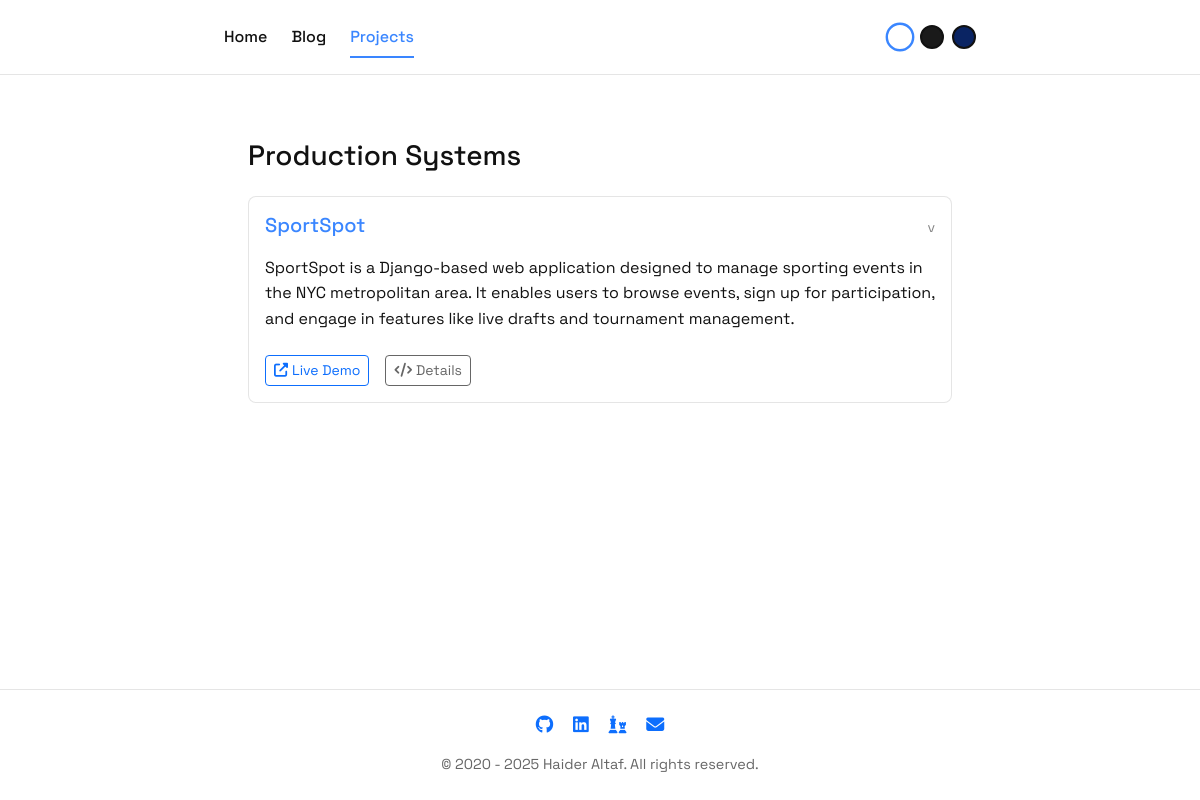
The page /projects/ on the database as committed earlier.
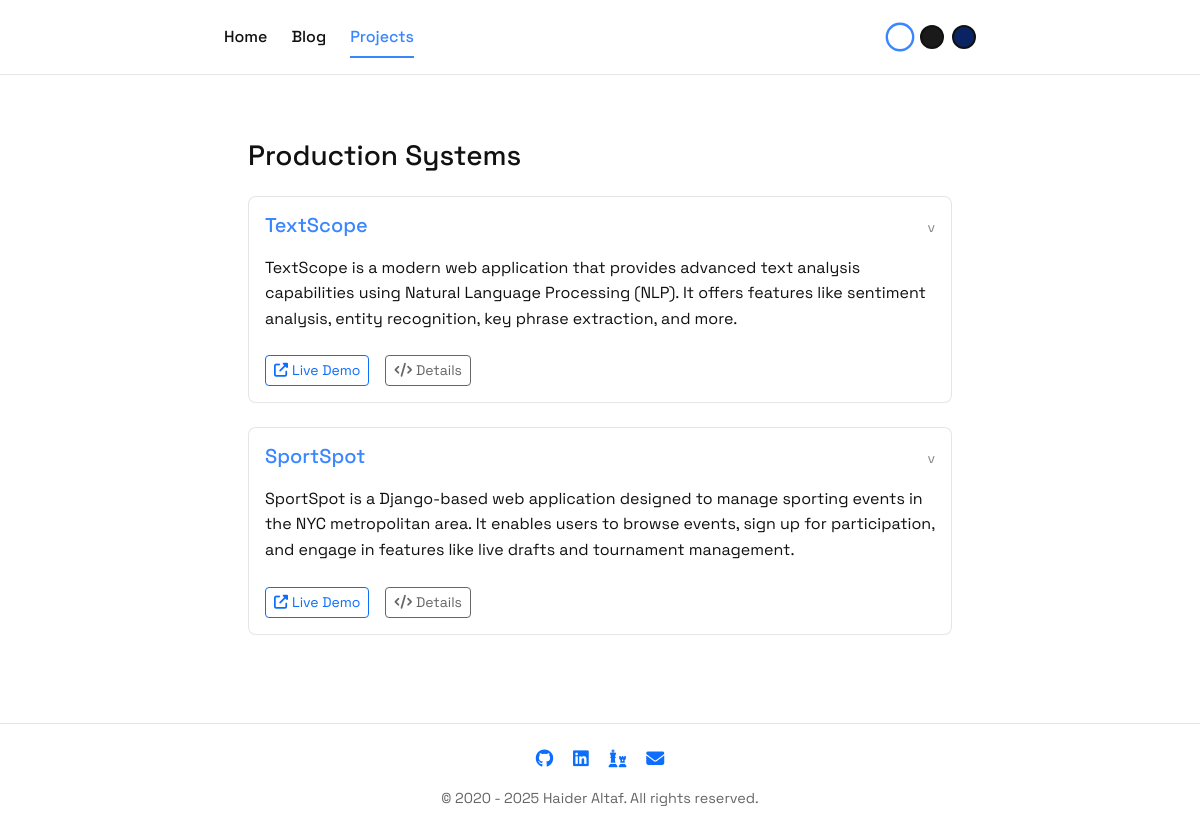
The same page on the database as committed later.
### main/models.py (models this page shows, shortened)
class Project(models.Model):
    title = models.CharField(max_length=200)
    description = models.TextField()
    url = models.URLField(blank=True, null=True)
    created_at = models.DateTimeField(default=timezone.now)
    updated_at = models.DateTimeField(auto_now=True)

### main/views.py (the view)
# urls.py: path("projects/", views.ProjectListView.as_view(), name="project_list"),
class ProjectListView(ListView):
    model = Project
    template_name = "main/project_list.html"
    context_object_name = "projects"
    ordering = ['-created_at']
    paginate_by = 5

### main/templates/main/project_list.html (shortened to what this page needs)
{% extends "main/layout.html" %}
{% block content %}
<section class="project-list">
    <div class="d-flex justify-content-between align-items-center mb-4">
        <h1 class="h3 mb-0">Production Systems</h1>
    </div>
    <div class="project-grid">
        {% for project in projects %}
        <div class="card mb-4">
            <div class="card-body">
                <div class="d-flex justify-content-between align-items-baseline mb-3">
                    <h3 class="h5 mb-0">
                        <a href="{% url 'main:project_detail' project.pk %}" class="text-decoration-none">{{ project.title }}</a>
                    </h3>
                    <small class="text-muted">v{{ project.version }}</small>
                </div>
                <p class="mb-4">{{ project.description }}</p>
                <div class="d-flex gap-3">
                    {% if project.url %}
                    <a href="{{ project.url }}" target="_blank" class="btn btn-outline-primary btn-sm">
                        <i class="fas fa-external-link-alt me-1"></i>Live Demo
                    </a>
                    {% endif %}
                    <a href="{% url 'main:project_detail' project.pk %}" class="btn btn-outline-secondary btn-sm">
                        <i class="fas fa-code me-1"></i>Details
                    </a>
                </div>
            </div>
        </div>
        {% empty %}
        <div class="card">
            <div class="card-body">
                <p class="text-muted mb-0">No projects available.</p>
            </div>
        </div>
        {% endfor %}
    </div>
</section>
{% endblock %}

### main/templates/main/layout.html (shortened to what this page needs)
{% load static year_range %}
<!DOCTYPE html>
<html lang="en">
<head>
    <link href="https://cdn.jsdelivr.net/npm/bootstrap@5.3.0/dist/css/bootstrap.min.css" rel="stylesheet">
    <link rel="stylesheet" href="https://cdnjs.cloudflare.com/ajax/libs/font-awesome/6.4.0/css/all.min.css">
    <link rel="stylesheet" href="{% static 'main/styles.css' %}">
</head>
<body>
    <header>
        <div class="container">
            <nav class="navbar">
                <div class="navbar-collapse">
                    <div class="navbar-nav">
                        <a href="{% url 'main:home' %}" class="{% if request.resolver_match.url_name == 'home' %}active{% endif %}">Home</a>
                        <a href="{% url 'main:blog_list' %}" class="{% if 'blog' in request.resolver_match.url_name %}active{% endif %}">Blog</a>
                        <a href="{% url 'main:project_list' %}" class="{% if 'project' in request.resolver_match.url_name %}active{% endif %}">Projects</a>
                    </div>
                    <div class="theme-switcher">
                        <button class="theme-btn" data-theme="default"></button>
                        <button class="theme-btn" data-theme="dark"></button>
                        <button class="theme-btn" data-theme="blue"></button>
                    </div>
                </div>
            </nav>
        </div>
    </header>
    <main>
        <div class="container">
            {% block content %}{% endblock %}
        </div>
    </main>
    <footer>
        <div class="container">
            <div class="text-center mb-3">
                <a href="https://github.com/haltaf000" class="text-decoration-none mx-2"></a>
                <a href="https://www.linkedin.com/in/haideraltaf/" class="text-decoration-none mx-2"></a>
                <a href="https://www.chess.com/member/haltaff" class="text-decoration-none mx-2"></a>
                <a href="mailto:haideraltaf804@gmail.com" class="text-decoration-none mx-2"></a>
            </div>
            <p class="text-center mb-0">© 2020 - {% now "Y" %} Haider Altaf. All rights reserved.</p>
        </div>
    </footer>
</body>
</html>

### main/static/main/styles.css (style rules this page uses)
:root { --primary-color: #111; --secondary-color: #666; --accent-color: #3a86ff; --bg-color: #ffffff; --card-bg: #ffffff; --card-text: #111; --card-border: rgba(0, 0, 0, 0.1); --text-color: #111; --max-width: 800px; --transition-speed: 0.3s; }
body { font-family: 'Space Grotesk', sans-serif; line-height: 1.6; color: var(--text-color); background-color: var(--bg-color); display: flex; flex-direction: column; min-height: 100vh; transition: background-color var(--transition-speed) ease, color var(--transition-speed) ease; }
.container { max-width: var(--max-width); padding: 0 1.5rem; margin: 0 auto; }
.navbar { display: flex; flex-wrap: wrap; justify-content: space-between; align-items: center; padding: 1rem 0; }
.navbar-collapse { display: flex; flex-basis: 100%; flex-grow: 1; align-items: center; justify-content: space-between; }
.navbar-nav { display: flex; flex-direction: row; gap: 1.5rem; margin: 0; padding: 0; list-style: none; }
.navbar-nav a { margin-right: 0; font-weight: 500; color: var(--text-color); text-decoration: none; transition: color var(--transition-speed) ease; padding: 0.5rem 0; position: relative; }
.navbar-nav a.active { color: var(--accent-color); }
.navbar-nav a.active::after { content: ''; position: absolute; bottom: 0; left: 0; width: 100%; height: 2px; background-color: var(--accent-color); }
header { background-color: var(--bg-color); border-bottom: 1px solid var(--card-border); padding: 0; position: sticky; top: 0; z-index: 1000; transition: all var(--transition-speed) ease; box-shadow: 0 2px 10px rgba(0, 0, 0, 0.05); }
main { flex: 1; padding: 2rem 0; }
footer { border-top: 1px solid var(--card-border); padding: 1.5rem 0; font-size: 0.9rem; color: var(--secondary-color); background-color: var(--bg-color); transition: all var(--transition-speed) ease; }
.card { background-color: var(--card-bg); border-radius: 8px; transition: all var(--transition-speed) ease; border: 1px solid var(--card-border); color: var(--card-text); margin-bottom: 1.5rem; }
.card-body, .card-body p, .card-body h3, .card-body h5, .card-body h6 { color: var(--card-text); }
.card-body a:not(.btn) { color: var(--accent-color); text-decoration: none; }
.card-body .text-muted { color: var(--secondary-color) !important; opacity: 0.8; }
.btn { transition: all var(--transition-speed) ease; }
.theme-switcher { display: flex; gap: 8px; margin-left: auto; }
.theme-btn { width: 24px; height: 24px; border-radius: 50%; border: 2px solid var(--text-color); cursor: pointer; transition: transform var(--transition-speed) ease; }
.theme-btn[data-theme="default"] { background-color: #ffffff; }
.theme-btn[data-theme="dark"] { background-color: #1a1a1a; }
.theme-btn[data-theme="blue"] { background-color: #0a2463; }
*, *::before, *::after { transition: background-color var(--transition-speed) ease, color var(--transition-speed) ease, border-color var(--transition-speed) ease; }
.project-list, .project-detail { max-width: 800px; margin: 0 auto; padding: 2rem 1.5rem; }
.btn-outline-secondary { --bs-btn-color: var(--secondary-color); --bs-btn-border-color: var(--secondary-color); --bs-btn-hover-bg: var(--secondary-color); --bs-btn-hover-color: var(--bg-color); }

Rows that differ between the two databases and show on the page:
added Project: title "TextScope", description "TextScope is a modern web application that provides advanced text analysis capabilities using Natural Language Processing (NLP). It offers features like sentiment analysis, entity recognition, key phrase extraction, and more."
